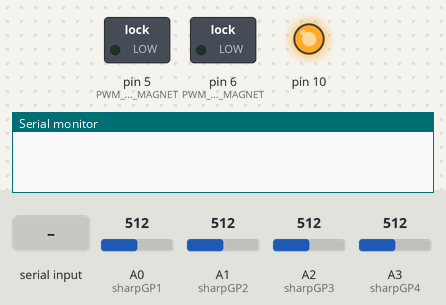
Simulated run of this sketch. Board: Arduino Uno, built with avr-gcc and run on an emulated ATmega328P. On the bench: switched loads named in the sketch (green lamp = pin HIGH), output pins drawn as LEDs (lit = HIGH), the last lines printed to the serial monitor. The inputs (shaded band) are chosen by the test bench; at power-on: A0 (sharpGP1) = 512, A1 (sharpGP2) = 512, A2 (sharpGP3) = 512, A3 (sharpGP4) = 512.

Above: at 1.2 s.
1.3 s: "a" received over the second serial link
At 2.1 s:
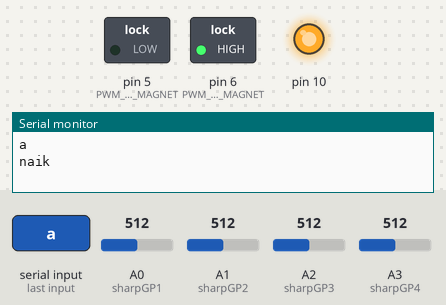
2.8 s: "b" received over the second serial link
At 3.3 s:
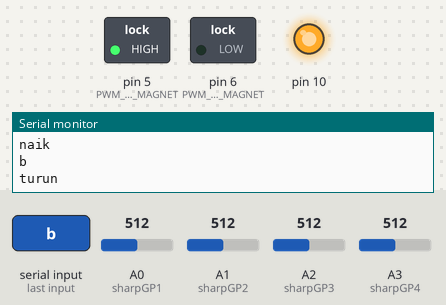
Timing chart, 0 to 5.8 s (numbered marks = the images above; inputs shaded):
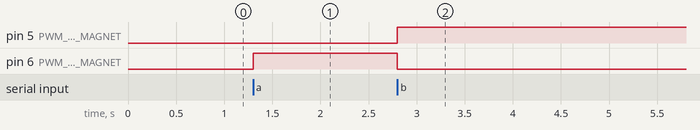

The sketch:

mekanik_bawah.ino
```cpp
#include <Arduino.h>
#include <SPI.h>
#include "mcp2515.h"
#include <SoftwareSerial.h>

SoftwareSerial com(4, 3);

struct can_frame can_kirim_arduAtas;
struct can_frame can_terima_arduAtas;
MCP2515 mcp2515(10);

const int sharpGP1 = A0;
const int sharpGP2 = A1;
const int sharpGP3 = A2;
const int sharpGP4 = A3;
int s1 = 0;
int s2 = 0;
int s3 = 0;
int s4 = 0;
const int PWM_ANGKAT_MAGNET = 6;
const int PWM_TURUN_MAGNET = 5;

void setup() {
  pinMode(sharpGP1, INPUT);
  pinMode(sharpGP2, INPUT);
  pinMode(sharpGP3, INPUT);
  pinMode(sharpGP4, INPUT);
  pinMode(PWM_ANGKAT_MAGNET, OUTPUT);
  pinMode(PWM_TURUN_MAGNET, OUTPUT);
  Serial.begin(57600);
  com.begin(57600);
  //SPI.begin();

  // mcp2515.reset();
  // mcp2515.setBitrate(CAN_500KBPS, MCP_8MHZ);  //Sets CAN at speed 500KBPS and Clock 8MHz
  // mcp2515.setNormalMode();
  // put your setup code here, to run once:
}


void loop() {
  s1 = map(analogRead(sharpGP1), 0, 1023, 0, 255);
  s2 = map(analogRead(sharpGP2), 0, 1023, 0, 255);
  s3 = map(analogRead(sharpGP3), 0, 1023, 0, 255);
  s4 = map(analogRead(sharpGP4), 0, 1023, 0, 255);


  // can_kirim_arduAtas.can_id = 0x036;  //CAN id as 0x036
  // can_kirim_arduAtas.can_dlc = 8;     //CAN data length as 8
  // can_kirim_arduAtas.data[0] = s1;    //Update humidity value in [0]
  // can_kirim_arduAtas.data[1] = s2;    //Update temperature value in [1]
  // can_kirim_arduAtas.data[2] = s3;    //Rest all with 0
  // can_kirim_arduAtas.data[3] = s4;
  // can_kirim_arduAtas.data[4] = 0x00;
  // can_kirim_arduAtas.data[5] = 0x00;
  // can_kirim_arduAtas.data[6] = 0x00;
  // can_kirim_arduAtas.data[7] = 0x00;

  //mcp2515.sendMessage(&can_kirim_arduAtas);
  //delay(50);
  // Serial.println(s4);
  // Serial.println(s2);
  // Serial.println(s3);
  // Serial.println(s4);

  // if (mcp2515.readMessage(&can_terima_arduAtas) == MCP2515::ERROR_OK) {
  //   //if (can_terima_arduAtas.can_id == 0x048) {
  //     int perintahmotor = can_terima_arduAtas.data[0];
  //     if (perintahmotor == 100) {
  //       Serial.println("naik");
  //       analogWrite(PWM_ANGKAT_MAGNET, 255);
  //       analogWrite(PWM_TURUN_MAGNET, 0);
  //     }
  //     if (perintahmotor == 200) {
  //       Serial.println("turun");
  //       analogWrite(PWM_ANGKAT_MAGNET, 0);
  //       analogWrite(PWM_TURUN_MAGNET, 255);
  //     }
  //  // }
  // }

//  char a = com.read();
//     Serial.println(a);
  if (com.available()) {
    char a = com.read();
    Serial.println(a);
    if (a == 'a') {
      Serial.println("naik");
      analogWrite(PWM_ANGKAT_MAGNET, 255);
      analogWrite(PWM_TURUN_MAGNET, 0);
    }

    if (a == 'b') {
      Serial.println("turun");
      analogWrite(PWM_ANGKAT_MAGNET, 0);
      analogWrite(PWM_TURUN_MAGNET, 255);
    }
  }


}
```

can.h
```cpp
#ifndef CAN_H_
#define CAN_H_

#include <stdint.h>


typedef unsigned char __u8;
typedef unsigned short __u16;
typedef unsigned long __u32;


/* special address description flags for the CAN_ID */
#define CAN_EFF_FLAG 0x80000000UL /* EFF/SFF is set in the MSB */
#define CAN_RTR_FLAG 0x40000000UL /* remote transmission request */
#define CAN_ERR_FLAG 0x20000000UL /* error message frame */

/* valid bits in CAN ID for frame formats */
#define CAN_SFF_MASK 0x000007FFUL /* standard frame format (SFF) */
#define CAN_EFF_MASK 0x1FFFFFFFUL /* extended frame format (EFF) */
#define CAN_ERR_MASK 0x1FFFFFFFUL /* omit EFF, RTR, ERR flags */

/*
 * Controller Area Network Identifier structure
 *
 * bit 0-28 : CAN identifier (11/29 bit)
 * bit 29   : error message frame flag (0 = data frame, 1 = error message)
 * bit 30   : remote transmission request flag (1 = rtr frame)
 * bit 31   : frame format flag (0 = standard 11 bit, 1 = extended 29 bit)
 */
typedef __u32 canid_t;

#define CAN_SFF_ID_BITS     11
#define CAN_EFF_ID_BITS     29

/* CAN payload length and DLC definitions according to ISO 11898-1 */
#define CAN_MAX_DLC 8
#define CAN_MAX_DLEN 8

struct can_frame {
    canid_t can_id;  /* 32 bit CAN_ID + EFF/RTR/ERR flags */
    __u8    can_dlc; /* frame payload length in byte (0 .. CAN_MAX_DLEN) */
    __u8    data[CAN_MAX_DLEN] __attribute__((aligned(8)));
};

#endif /* CAN_H_ */
```

Source omitted: mcp2515.cpp (21902 bytes), mcp2515.h (14756 bytes)

Measured:
- after the input at 1.3 s, pin 6 (PWM_ANGKAT_MAGNET): LOW → HIGH at once
- after the input at 2.8 s, pin 5 (PWM_TURUN_MAGNET): LOW → HIGH at once; pin 6 (PWM_ANGKAT_MAGNET): HIGH → LOW at once
